Frame 1 (no input): blank canvas, image omitted
Frame 60 (no input): blank canvas, image omitted
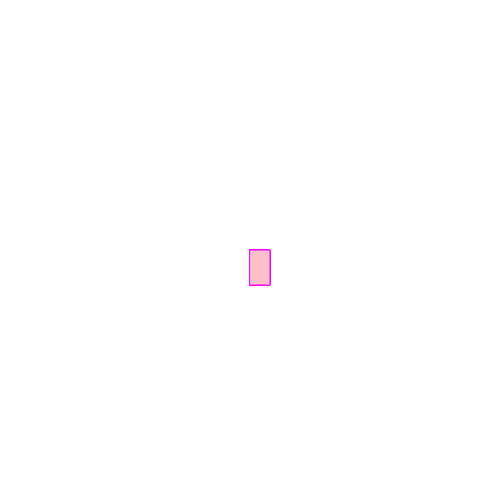
Frame 120 (the mouse pressed at the canvas centre since frame 60)

The p5.js sketch whose frames 1 and 60 were blank and that drew this single picture after the mouse press (run headless with seeded random() and noise() and a simulated clock; from frame 60 on, the mouse is pressed at the canvas centre):

// p5.js sketch
// ── sketch.js
function setup() {
    createCanvas(500, 500);
    background("white");
  }
  
  function draw() {
  
    stroke("fuchsia");
    fill("pink");
  
    //console.log(mouseIsPressed);
  
    if (mouseIsPressed) {
      rect(mouseX, mouseY, 20, 35);
    }
  }
  
